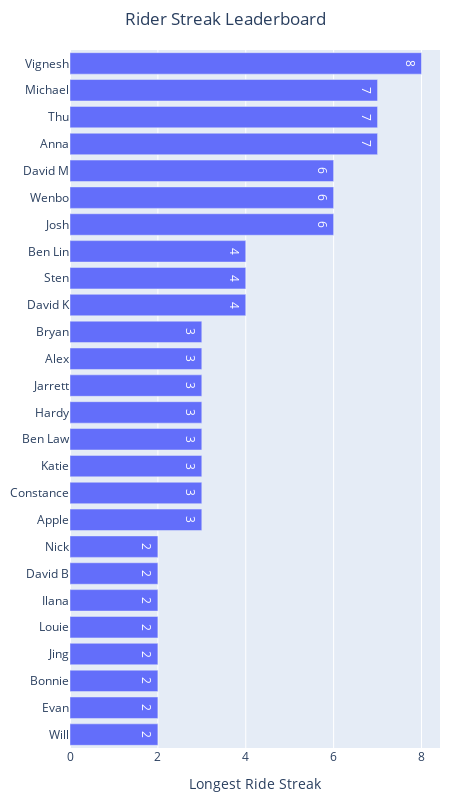

Notebook cell for this chart:
### Code cell
fig = px.bar(attendance_regular, y="Name", x="Streak", title="Rider Streak Leaderboard", text_auto=True)
fig.update_layout(
    title_x=0.5,
    width=450,
    height=800,
    margin=dict(l=10, r=10, t=50, b=10),  # left, right, top, bottom margins
    yaxis=dict(title=None, categoryorder='total ascending'),
    xaxis_title='Longest Ride Streak',
    barmode='stack', 
)

fig.show()

### Figure 1 — Plotly figure (JSON) as saved in the notebook; plotly's stock layout.template omitted (floating-point values rounded to 4 significant figures)
{"data": [{"alignmentgroup": "True", "hovertemplate": "Streak=%{x}<br>Name=%{y}<extra></extra>", "legendgroup": "", "marker": {"color": "#636efa", "pattern": {"shape": ""}}, "name": "", "offsetgroup": "", "orientation": "h", "showlegend": false, "textposition": "auto", "texttemplate": "%{x}", "type": "bar", "x": [7, 4, 6, 6, 4, 6, 2, 4, 3, 2, 2, 8, 3, 3, 7, 7, 2, 3, 3, 3, 2, 2, 3, 2, 3, 2], "xaxis": "x", "y": ["Anna", "David K", "Josh", "Wenbo", "Sten", "David M", "Will", "Ben Lin", "Apple", "Evan", "Bonnie", "Vignesh", "Constance", "Katie", "Thu", "Michael", "Jing", "Ben Law", "Hardy", "Jarrett", "Louie", "Ilana", "Alex", "David B", "Bryan", "Nick"], "yaxis": "y"}], "layout": {"barmode": "stack", "height": 800, "legend": {"tracegroupgap": 0}, "margin": {"b": 10, "l": 10, "r": 10, "t": 50}, "title": {"text": "Rider Streak Leaderboard", "x": 0.5}, "width": 450, "xaxis": {"anchor": "y", "domain": [0, 1], "title": {"text": "Longest Ride Streak"}}, "yaxis": {"anchor": "x", "categoryorder": "total ascending", "domain": [0, 1], "title": {}}}}
